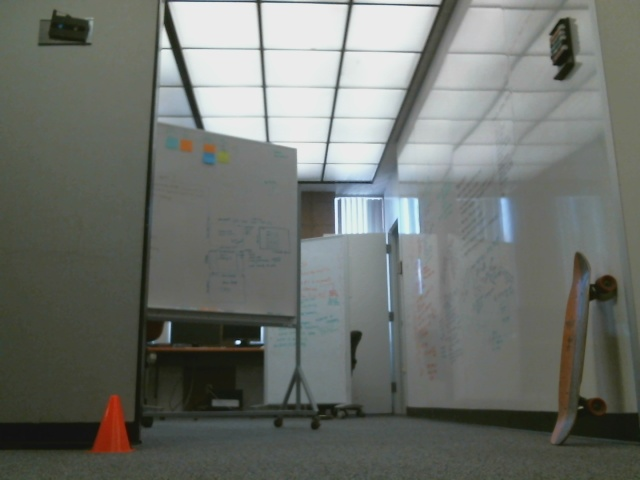
#> input picture cam1_img/0010.jpg, 640 x 480 px, given in place of angle000.jpg, which was not available
$ python pano.py --dataset cam1_img
#> lines starting #> are read from the running program, lines starting #| are printed output that depends on the picture; after the words box and inside, x2 and y2 are one past the last pixel; in counts of white or black regions, pixels touching at a corner belong together; pictures that were not available may be replaced by others from this repository, and a replacement may not be noted
import cv2
import numpy as np
import argparse

class Panorama(object):

    def __init__(self, data, height, width, matchAngle):
        self.dataset = data
        self.h = height
        self.w = width
        self.match = matchAngle
        self.images = self.readImages()

    def copyTo(self, arr1, arr2, y, x):
        '''
        Copies arr2 into arr1, with the top left corner of arr2 at the
        specified location.
        '''
        if y + arr2.shape[0] > arr1.shape[0] or x + arr2.shape[1] > arr1.shape[1]:
            raise ValueError('Dimensions of image are exceeded.')

        for i in range(arr2.shape[0]):
            for j in range(arr2.shape[1]):
                arr1[y+i][j+x] = arr2[i][j]

    def readImages(self):
        '''
        Read images from dataset. Images must be named as 'angle[<measure>].jpg', e.g.
        'angle225.jpg'.
        '''
        imgArr = []
        for angle in range(0, 375, 15):
            currentImg = cv2.imread('%s/angle%s.jpg' % (self.dataset, str(angle).zfill(3)))
#> currentImg is the input picture: shape (480, 640, 3); mean B, G, R 108.8, 114.1, 110.2
            smallImg = cv2.resize(currentImg, (self.w, self.h))
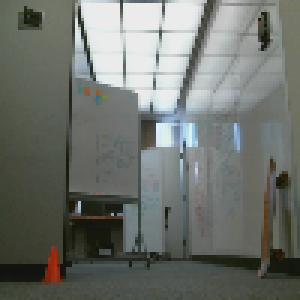
#> smallImg: shape (100, 100, 3) (shown 3 times larger); mean B, G, R 108.9, 114.2, 110.3
            cv2.putText(smallImg, str(angle), (int(0.55*self.w), self.h-10), cv2.FONT_HERSHEY_PLAIN, 1, 255)
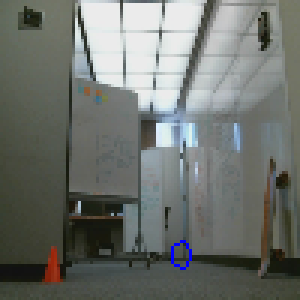
#> smallImg: shape (100, 100, 3) (shown 3 times larger); 0.22% of pixels changed, all inside (x1, y1, x2, y2) = (57, 80, 64, 90)
            cv2.line(smallImg, (int(self.w*0.5), 0), (int(self.w*0.5), self.h), (255, 0, 0), 1)
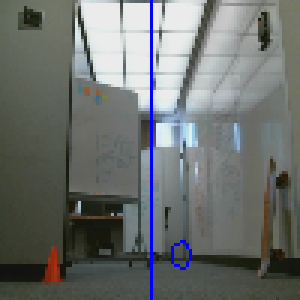
#> smallImg: shape (100, 100, 3) (shown 3 times larger); 1% of pixels changed, all inside (x1, y1, x2, y2) = (50, 0, 51, 100)
            imgArr.append(smallImg)
#> pass 2 of the loop in readImages, `for angle in range(0, 375, 15):`:
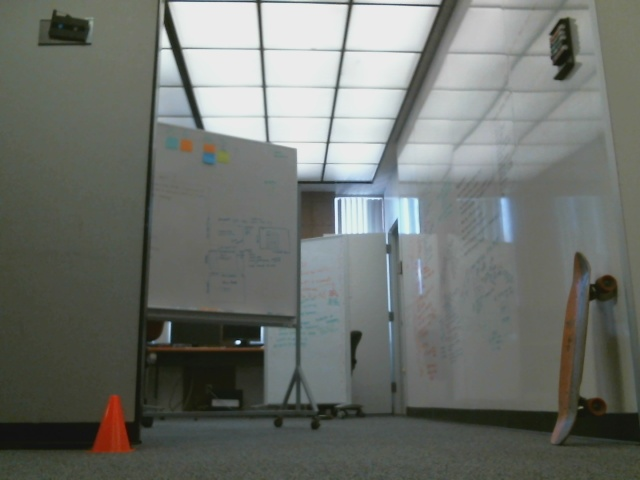
#> input picture cam1_img/0012.jpg, 640 x 480 px, given in place of angle015.jpg, which was not available
#> in readImages, currentImg is the input picture: shape (480, 640, 3); mean B, G, R 109, 114.2, 110.3
#> in readImages, `cv2.putText(smallImg, str(angle), (int(0.55*self.w), self.h-10), cv2.F..`:
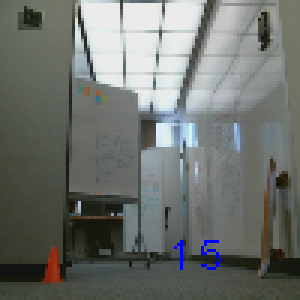
#> smallImg: shape (100, 100, 3) (shown 3 times larger); mean B, G, R 109.7, 114, 110.1
#> in readImages, `cv2.line(smallImg, (int(self.w*0.5), 0), (int(self.w*0.5), self.h), (2..`:
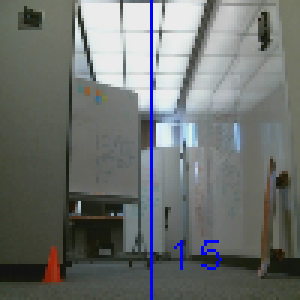
#> smallImg: shape (100, 100, 3) (shown 3 times larger); 1% of pixels changed, all inside (x1, y1, x2, y2) = (50, 0, 51, 100)
        return imgArr

    def drawRect(self, image):
        pt1 = (int(self.match/360 * self.w * 24), 0)
        pt2 = (int(self.match/360 * self.w * 24 + self.w), self.h)
        cv2.rectangle(image, pt1, pt2, (0, 0, 255), 5)

    def run(self):
        img = np.zeros((self.h, self.w*len(self.images), 3), np.uint8)
        for x in range(len(self.images)):
            try:
                self.copyTo(img, self.images[x], 0, x*self.w)
            except:
                pass
        self.drawRect(img)
        cv2.imshow('Panorama', img)
        cv2.waitKey(0)

if __name__ == '__main__':
    ap = argparse.ArgumentParser()
    ap.add_argument('-d', '--dataset', required=True,
        help='Path to the directory containing images')
    args = vars(ap.parse_args())

#> (the run stopped early here; a loop or call above may not have finished)
